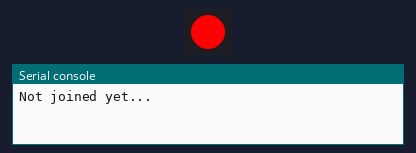
The program below on a simulated Pycom board running MicroPython. Parts: 1 RGB LEDs in strip order, left to right, the last lines printed to the serial console. One TCP client connects 1 s after the port opens and stays connected; the LoRaWAN join succeeds after 3 s and a send takes 0.1 s; library files of the repository ran but are not shown: LoraConnection.py.

Above: at 0.1 s.
At 3.1 s:
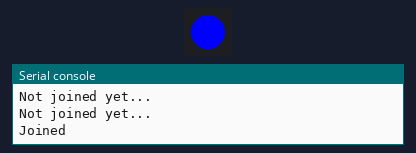
At 4.1 s:
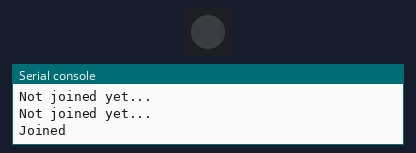
Timing chart, 0 to 5.6 s (numbered marks = the images above):
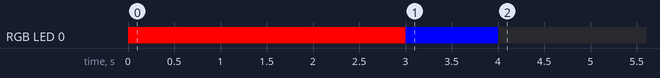

Measured:
- by itself, RGB LED 0: off → RGB(255, 0, 0) at 0.00 s, → RGB(0, 0, 255) 3.0 s later, → off 1.0 s later

The program:

main.py
```python
#Imported libraries used in this project:
#LoraConnection imports the methods from the LoraConnection class.
from LoraConnection import LoraConnection
import network, socket, machine

#Creates a LoreConnection object and make it connect to "The Things Network".
connection = LoraConnection()
connected = connection.connectToTTN()

s = socket.socket(socket.AF_INET, socket.SOCK_STREAM)
s.bind(('', 80))
s.listen(10)

#While loop to keep the LoPy running forever.
#Creates new variables for the read data.
#Passes the data to the "sendData" method in the LoraConnection class.
while True:
    conn, addr = s.accept()
    request = conn.recv(1024)
    request = str(request).split("b")
    requestString = request[1].replace("'","")
    id,bpm = requestString.split(":")
    bpmInt, bpmFloat = bpm.split(".")
    conn.close()
    print(id + " " + bpmInt)
    connection.sendData(id,bpmInt)
```

lopyConstants.py
```python
#These values will just be used to make calling the LED values easier.
off = 0x000000
red = 0xff0000
green = 0x00ff00
blue = 0x0000ff

#Constants for the LoPy. The keys are created in "The Things Network". The Duty Cycle can be adjusted.
app_eui = '70B3D549917908CE'
app_key = '0AB58CAD7C13477E6C9BD8E69F137DAE'
duty_cycle = 1
```
